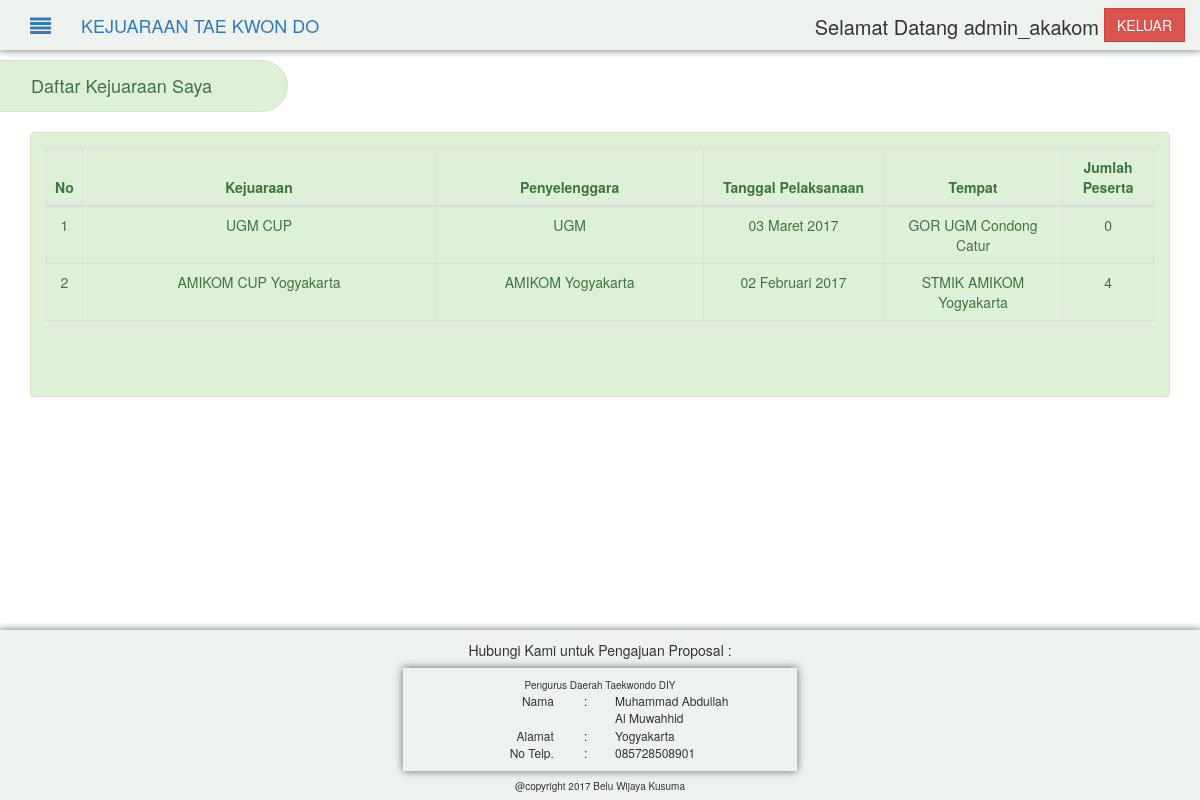
The page /index.php?p=mylist (signed in) on the database its author committed.
### tables this page shows
CREATE TABLE IF NOT EXISTS `kejuaraan_dojang` (
  `id_kejuaraan_dojang` int(3) NOT NULL AUTO_INCREMENT,
  `id_kejuaraan` int(3) NOT NULL,
  `id_dojang` int(3) NOT NULL,
  PRIMARY KEY (`id_kejuaraan_dojang`)
);

CREATE TABLE IF NOT EXISTS `kejuaraan` (
  `id_kejuaraan` int(3) NOT NULL AUTO_INCREMENT,
  `id_pengda` int(3) NOT NULL,
  `nama_kejuaraan` varchar(200) NOT NULL,
  `tempat` varchar(300) NOT NULL,
  `tgl_pelaksanaan` date NOT NULL,
  `tgl_berakhir` date NOT NULL,
  `tgl_buka_daftar` date NOT NULL,
  `tgl_tutup_daftar` date NOT NULL,
  `id_panitia` int(3) NOT NULL,
  `status` int(1) NOT NULL,
  `detail` text NOT NULL,
  `nama_cp` varchar(120) NOT NULL,
  `telp_cp` varchar(120) NOT NULL,
  `foto` varchar(30) NOT NULL,
  PRIMARY KEY (`id_kejuaraan`)
);

CREATE TABLE IF NOT EXISTS `panitia` (
  `id_panitia` int(11) NOT NULL AUTO_INCREMENT,
  `username` varchar(50) NOT NULL,
  `password` varchar(200) NOT NULL,
  `penyelenggara` varchar(200) NOT NULL,
  `alamat` text NOT NULL,
  PRIMARY KEY (`id_panitia`)
);

CREATE TABLE IF NOT EXISTS `pengurus_daerah` (
  `id_pengda` int(11) NOT NULL AUTO_INCREMENT,
  `nama` varchar(150) NOT NULL,
  `jk` varchar(30) NOT NULL,
  `alamat` text NOT NULL,
  `telp` varchar(25) NOT NULL,
  `username` varchar(50) NOT NULL,
  `password` varchar(200) NOT NULL,
  PRIMARY KEY (`id_pengda`)
);

### function/function.php (called while the page is built, shortened)
<?php
function showMonth($data){
  return substr($data, 8, 2)." ".getBulan(substr($data, 5, 2))." ".substr($data, 0, 4);
}
function getBulan($bulan){
  switch ($bulan) {
    case 2:
    return "Februari";
    break;
    case 3:
    return "Maret";
    break;
  }
}
 ?>

### pages/dojang-mylist.php (the view, shortened to what this page needs)
<?php
include "function/function.php";
$id_dojang = $_SESSION["id"];
$jumlah = mysqli_num_rows(mysqli_query($h, "SELECT * from kejuaraan_dojang"));
$banyak_data = floor($jumlah/10)+1;
if(isset($_GET["r"])){
	$active_list = $_GET["r"];
	$first = ($_GET["r"]*10);
	$limit = $first-10;
	$data = mysqli_query($h, "SELECT * from kejuaraan_dojang
														JOIN kejuaraan
														ON kejuaraan_dojang.id_kejuaraan = kejuaraan.id_kejuaraan
														JOIN panitia
														ON kejuaraan.id_panitia = panitia.id_panitia
														WHERE id_dojang = '$id_dojang'
														ORDER BY id_kejuaraan_dojang DESC
														LIMIT 10 OFFSET ".$limit);
	if($_GET["r"]!=1){
		$nomor = $limit+1;
	}else{
		$nomor = $_GET["r"];
	}
}else{
	$nomor = 1;
	if($banyak_data>1){
		$data = mysqli_query($h, "SELECT * from kejuaraan_dojang
															JOIN kejuaraan
															ON kejuaraan_dojang.id_kejuaraan = kejuaraan.id_kejuaraan
															JOIN panitia
															ON kejuaraan.id_panitia = panitia.id_panitia
															WHERE id_dojang = '$id_dojang'
															ORDER BY id_kejuaraan_dojang DESC
		  												LIMIT 10");
	}else{
		$data = mysqli_query($h, "SELECT * from kejuaraan_dojang
															JOIN kejuaraan
															ON kejuaraan_dojang.id_kejuaraan = kejuaraan.id_kejuaraan
															JOIN panitia
															ON kejuaraan.id_panitia = panitia.id_panitia
															WHERE id_dojang = '$id_dojang'
															ORDER BY id_kejuaraan_dojang DESC");
	}
}
?>
		<main>
			<section id="new-kejuaraan" class="col-md-12 pad10-top-bot">
				<h4 class=" margin-20-left alert alert-success col-xs-3 tag">Daftar Kejuaraan Saya</h4>
				<div class="container">
					<div class="col-md-12 alert alert-success">
						<table class="table table-bordered">
            <thead>
              <tr>
                <th class="tengah-text">No</th>
                <th class="tengah-text col-xs-4">Kejuaraan</th>
                <th class="col-xs-3 tengah-text">Penyelenggara</th>
								<th class="col-xs-2 tengah-text">Tanggal Pelaksanaan</th>
                <th class="col-xs-2 tengah-text">Tempat</th>
                <th class="col-xs-1 tengah-text">Jumlah Peserta</th>
              </tr>
            </thead>
            <tbody>
							<?php
								while($row = $data->fetch_array()){
										$id_kejuaraan_dojang = $row["id_kejuaraan_dojang"];
										$query_jumlah_atlet = mysqli_query($h, "SELECT * from atlet WHERE id_kejuaraan_dojang = '$id_kejuaraan_dojang'");
										$jumlah_atlet = mysqli_num_rows($query_jumlah_atlet);
									?>
									<tr class="trhover" onclick="location.href='index.php?p=detail&id=<?php echo $row['id_kejuaraan'] ?>'"><?php
									echo "<td class='tengah-text'>".$nomor."</td>";
									echo "<td class='tengah-text'>".$row['nama_kejuaraan']."</td>";
									echo "<td class='tengah-text'>".$row['penyelenggara']."</td>";
									echo "<td class='tengah-text'>".showMonth($row['tgl_pelaksanaan'])."</td>";
									echo "<td class='tengah-text'>".$row['tempat']."</td>";
									echo "<td class='tengah-text'>".$jumlah_atlet."</td>";
									echo "</tr>";
									$nomor++;
								}
							 ?>
            </tbody>
          </table>
					<div class="w-100">
					</div>
					</div>
				</div
			</section>
		</main>

### include/footer.php
<div class="w-100 bg-header bayang pad10">
  <?php
    if(!isset($_SESSION["tag"]) || (isset($_SESSION["tag"]) && $_SESSION["tag"]!="PENGDA")){
      $query_pengda =  mysqli_query($h, "SELECT * from pengurus_daerah");
      $data_pengda = mysqli_fetch_assoc($query_pengda);
      echo "<div class='tengah-text'>Hubungi Kami untuk Pengajuan Proposal : </div>";
      ?>
        <div class="col-xs-4 col-xs-offset-4 bayang pad10 marg8-top">
          <section class="w-100 tengah-text font-10">
            Pengurus Daerah Taekwondo DIY
          </section>
          <div class="font-12">
            <section class="w-100 ">
              <div class="col-xs-5 kanan-text">
                Nama
              </div>
              <div class="col-xs-1">
                :
              </div>
              <div class="col-xs-5">
                <?php echo $data_pengda["nama"] ?>
              </div>
            </section>
            <section class="w-100">
              <div class="col-xs-5 kanan-text">
                Alamat
              </div>
              <div class="col-xs-1">
                :
              </div>
              <div class="col-xs-6">
                <?php echo $data_pengda["alamat"] ?>
              </div>
            </section>
            <section class="w-100">
              <div class="col-xs-5 kanan-text">
                No Telp.
              </div>
              <div class="col-xs-1">
                :
              </div>
              <div class="col-xs-6">
                <?php echo $data_pengda["telp"] ?>
              </div>
            </section>
          </div>
        </div>
      <?php
    }
   ?>
  <div class="w-100 tengah-text font-10 marg8-top">
    @copyright 2017 Belu Wijaya Kusuma
  </div>
</div>

### css/style.css (style rules this page uses)
.tengah-text { text-align: center; }
.kanan-text { text-align: right; }
.bg-header { background-color:#EDF2EE; }
.marg8-top { margin-top:8px; }
.pad10 { padding : 10px; }
.pad10-top-bot { padding-top:10; padding-bottom:10; }
.margin-20-left { margin-left: -20px; }
.tag { padding-left:35px; border-top-right-radius: 2em; border-bottom-right-radius: 2em; }
.font-10 { font-size: 10px; }
.font-12 { font-size: 12px; }
.w-100, .w-30, .w-50, .w-1, .w-10, .w-15, .w-20, .w-12, .w-80, .w-75 { float : left; }
.w-100 { width:100%; }
.bayang { -moz-box-shadow : 0px 0.01px 8px #636968; -webkit-box-shadow : 0px 0.01px 8px #636968; box-shadow: 0px 0.01px 8px #636968; }

### rows shown on the page
kejuaraan_dojang: id_kejuaraan.nama_kejuaraan "UGM CUP", panitia.penyelenggara "UGM", id_kejuaraan.tgl_pelaksanaan "03 Maret 2017", id_kejuaraan.tempat "GOR UGM Condong Catur", jumlah_atlet "0"
kejuaraan_dojang: id_kejuaraan.nama_kejuaraan "AMIKOM CUP Yogyakarta", panitia.penyelenggara "AMIKOM Yogyakarta", id_kejuaraan.tgl_pelaksanaan "02 Februari 2017", id_kejuaraan.tempat "STMIK AMIKOM Yogyakarta", jumlah_atlet "4"
pengurus_daerah: nama "Muhammad Abdullah Al Muwahhid", alamat "Yogyakarta", telp "085728508901"

### other values the page prints
$_SESSION['username'] "admin_akakom"
